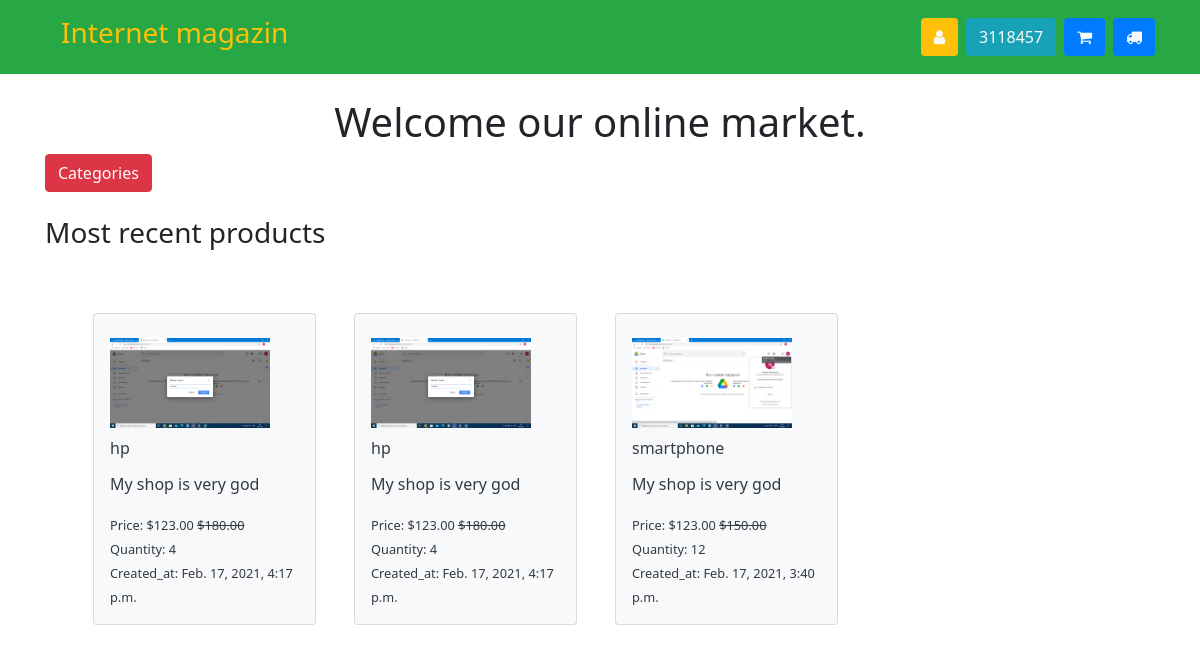
Screenshot of /base/ (signed in) with the database file from the repository.
### marketapp/models.py (models this page shows, shortened)
class Client(models.Model):
    b_user = models.OneToOneField(User, on_delete=models.CASCADE)
    phone_number = models.CharField(max_length=20)
    balance = models.IntegerField(default=0)
    image = models.ImageField(upload_to='media', null=True, blank=True)
    location = PlainLocationField(based_fields=['Uzbekistan'], zoom=7)
    role = models.CharField(max_length=15)

class Product(models.Model):
    category = models.ForeignKey(Category, on_delete=models.CASCADE)
    merchant = models.ForeignKey(Merchant, on_delete=models.CASCADE)
    name = models.CharField(max_length=40)
    description = models.CharField(max_length=255, blank=True)
    image = models.ImageField(upload_to='image', null=True)
    slug = models.SlugField(max_length=50)
    price = models.DecimalField(max_digits=16, decimal_places=2)
    quantity = models.IntegerField()
    old_price = models.DecimalField(max_digits=16, decimal_places=2)
    created_at = models.DateTimeField(auto_now_add=True)
    updates_at = models.DateTimeField(auto_now=True)

### marketapp/views.py (the view)
# urls.py: path('base/', base, name='base'),
@login_required(login_url='signup')
def base(request):
    products = Product.objects.all().order_by('-created_at')
    categories = Category.objects.all()
    return render(request, 'index.html', {
        'products': products,
        "categories": categories
    })

### marketapp/models.py (called while the page is built)
    def __str__(self):
        return self.name

### templates/index.html (shortened to what this page needs)
{% extends 'base.html' %}
{% load static %}
{% block header %}
    <link rel="stylesheet" href="{% static 'bootstrap/css/bootstrap.css' %}">
    <link rel="stylesheet" href="{% static 'css/index.css' %}">
{% endblock %}
{% block content %}
<div class="bg-success" style="margin-bottom: 20px;">
        <nav class="navbar navbar-expand-lg">
            <div class="container">
                <a class="h3 text-warning nav-link" href="/">Internet magazin</a>
                <div class="float right">
                    <div class="collapse navbar-collapse" id="navbarSupportedContent">
                        <div class="form-inline my-2 my-lg-0">
                            <a href="{% url 'profile' %}" class="btn text-light bg-warning mr-2"><i
                                    class="fa fa-user"></i></a>
                            <a href="{% url 'balance' %}" class="btn text-light bg-info mr-2">{{ request.user.client.balance }}</a>
                            <a href="{% url 'cart' %}" class="btn text-light bg-primary mr-2"><i
                                    class="fa fa-shopping-cart"></i></a>
                            <a href="{% url 'ordered_carts' %}" class="btn text-light bg-primary"><i
                                    class="fa fa-truck"></i></a>
                        </div>
                    </div>
                </div>
            </div>
        </nav>
    </div>
    <div class="container">
        <div class="text-center mt-4">
            <h1>Welcome our online market.</h1>
        </div>
        <div>
            <div>
                <button id="myBtn" class="btn btn-danger m-auto">Categories</button>
            </div>
            <div class="mt-4">
                <h3 class=>Most recent products</h3>
            </div>
            <div class="row p-md-5">
                {% for product in products %}
                    <div class="col-md-3">
                        <div class="card py-2 my-2 mr-2 bg-light">
                            <a class="nav-link text-dark" href="{% url 'product-view' product.slug %}">
                                <div class="card-img my-2">
                                    <img style="width: 160px" src="{{ product.image.url }}" alt="{{ product.name }}">
                                </div>
                                <div class="card-title">
                                    {{ product.name }}
                                </div>
                                <div class="card-text">
                                    <p>{{ product.description }}</p>
                                </div>
                                <div>
                                    <small>Price: ${{ product.price }}
                                        <del>${{ product.old_price }}</del>
                                    </small>
                                </div>
                                <div>
                                    <small>Quantity: {{ product.quantity }}</small>
                                </div>
                                <div>
                                    <small>Created_at: {{ product.created_at }}</small>
                                </div>
                            </a>
                        </div>
                    </div>
                {% endfor %}
            </div>
        </div>
    </div>
{% endblock %}

### static/css/base.css (style rules this page uses)
body { background: #ffffff; }

### templates/index.html (style rules this page uses)
body { font-family: Arial, Helvetica, sans-serif; }

### rows the page displays
Product: image (picture), name "hp", description "My shop is very god", price "123.00", old_price "180.00", quantity "4", created_at "Feb. 17, 2021, 4:17 p.m."
Product: image (picture), name "hp", description "My shop is very god", price "123.00", old_price "180.00", quantity "4", created_at "Feb. 17, 2021, 4:17 p.m."
Product: image (picture), name "smartphone", description "My shop is very god", price "123.00", old_price "150.00", quantity "12", created_at "Feb. 17, 2021, 3:40 p.m."

### other values shown
{{ request.user.client.balance }} "3118457"
